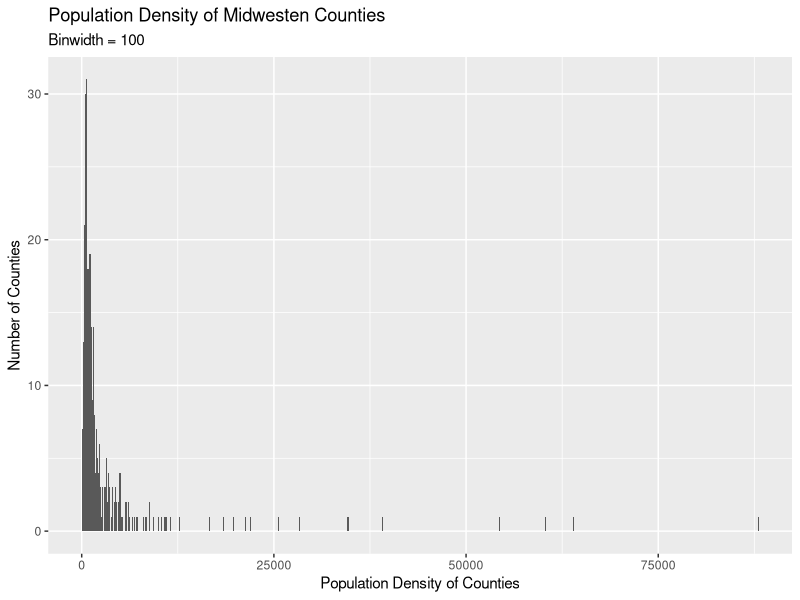
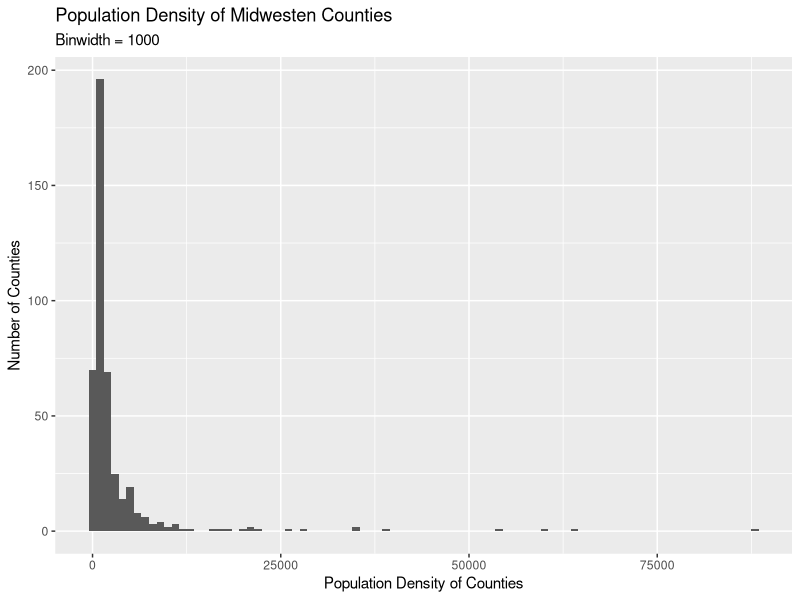
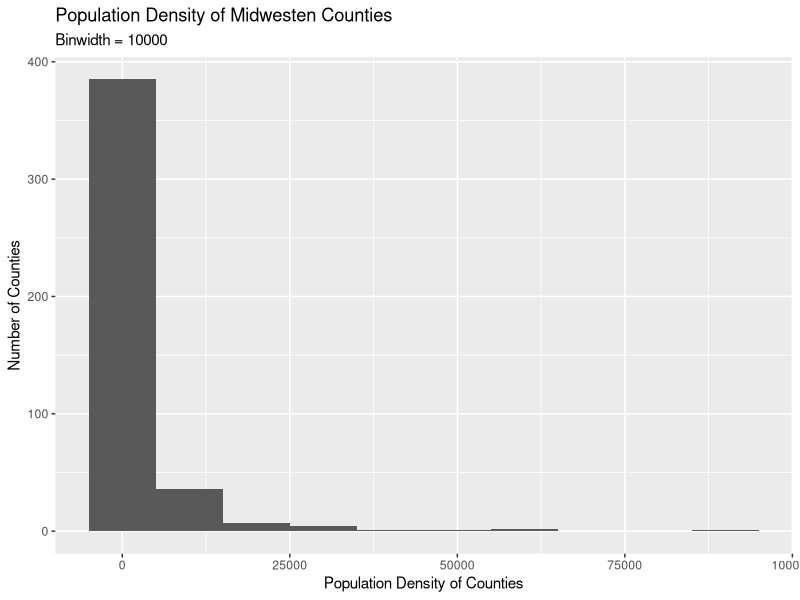
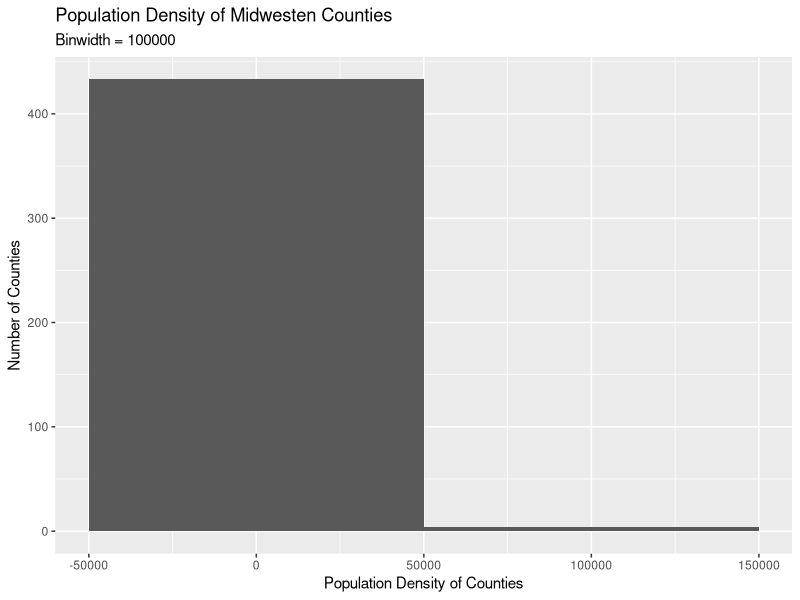
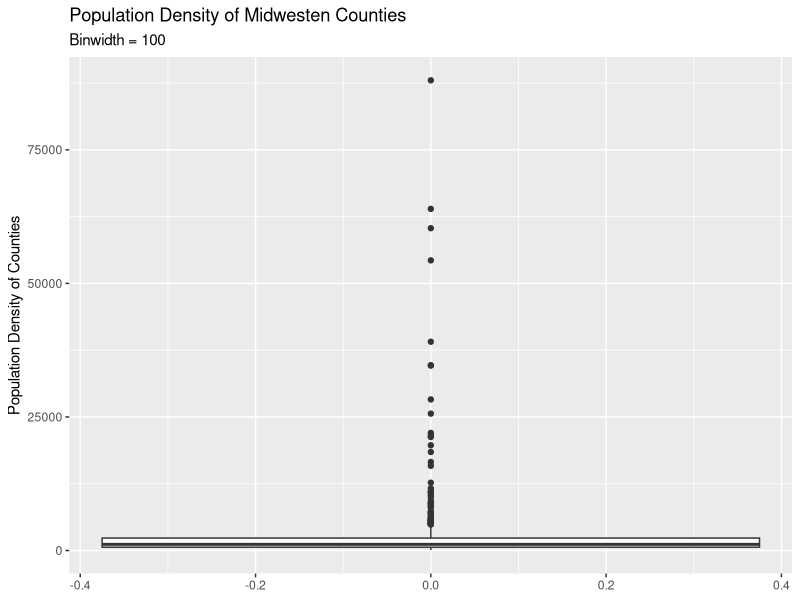
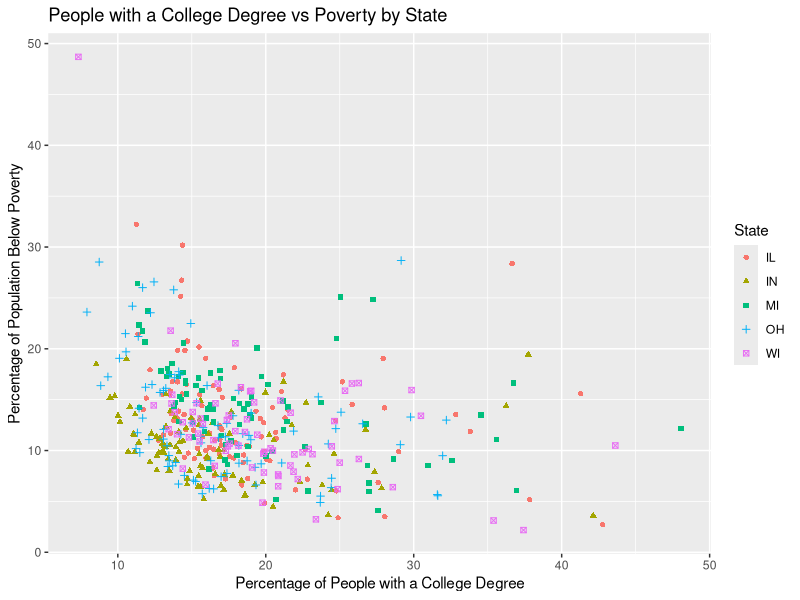
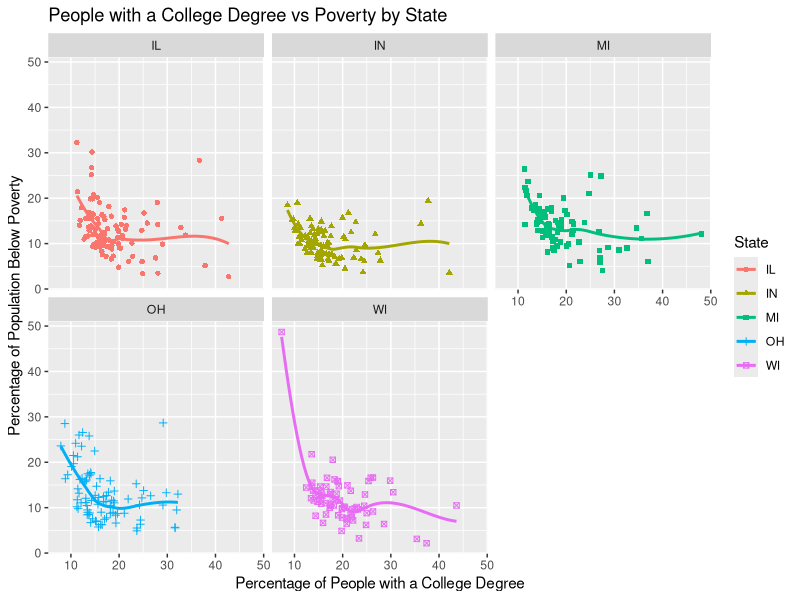
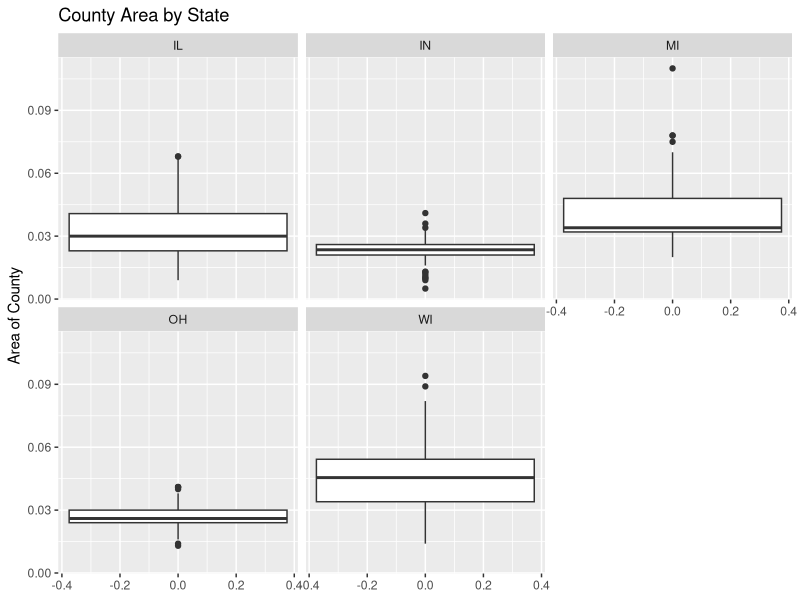

The R source for these figures, in order:
## ---- chunk 1
library(tidyverse)
## ---- chunk 2
ggplot(midwest, aes(x = popdensity)) +
  geom_histogram(binwidth = 100) +
  labs(
    x = "Population Density of Counties",
    y = "Number of Counties", 
    title = "Population Density of Midwesten Counties",
    subtitle = "Binwidth = 100"
  ) 
## ---- chunk 3
ggplot(midwest, aes(x = popdensity)) +
  geom_histogram(binwidth = 1000) +
  labs(
    x = "Population Density of Counties",
    y = "Number of Counties", 
    title = "Population Density of Midwesten Counties",
    subtitle = "Binwidth = 1000"
  ) 
## ---- chunk 4
ggplot(midwest, aes(x = popdensity)) +
  geom_histogram(binwidth = 10000) +
  labs(
    x = "Population Density of Counties",
    y = "Number of Counties", 
    title = "Population Density of Midwesten Counties",
    subtitle = "Binwidth = 10000"
  ) 

## ---- chunk 5
ggplot(midwest, aes(x = popdensity)) +
  geom_histogram(binwidth = 100000) +
  labs(
    x = "Population Density of Counties",
    y = "Number of Counties", 
    title = "Population Density of Midwesten Counties",
    subtitle = "Binwidth = 100000"
  ) 
## ---- chunk 6
ggplot(midwest, aes(y = popdensity)) +
  geom_boxplot() +
  labs(
      y = "Population Density of Counties", 
    title = "Population Density of Midwesten Counties",
    subtitle = "Binwidth = 100"
  )

## ---- chunk 7
ggplot(midwest, aes(y = percbelowpoverty, x = percollege, color = state, shape = state)) +
  geom_point() +
  labs(
    color = "State",
    shape = "State",
    x = "Percentage of People with a College Degree",
    y = "Percentage of Population Below Poverty",
    title = "People with a College Degree vs Poverty by State"
  )
## ---- chunk 8
ggplot(midwest, aes(y = percbelowpoverty, x = percollege, color = state, shape = state)) +
  geom_point() +
  facet_wrap(~ state) +
  geom_smooth(se = FALSE) +
  labs(
    color = "State",
    shape = "State",
    x = "Percentage of People with a College Degree",
    y = "Percentage of Population Below Poverty",
    title = "People with a College Degree vs Poverty by State"
  )
## ---- chunk 9
ggplot(midwest, aes(y = area)) +
  geom_boxplot() +
  facet_wrap(~ state) +
  labs(
      y = "Area of County", 
    title = "County Area by State"
  )
